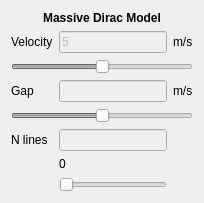
                <widget class="QWidget" name="Tools_Dirac">
                 <layout class="QGridLayout" name="gridLayout">
                  <item row="0" column="0">
                   <layout class="QGridLayout" name="gridLayout_13">
                    <item row="2" column="0" colspan="3">
                     <widget class="QSlider" name="vf1Slider">
                      <property name="enabled">
                       <bool>false</bool>
                      </property>
                      <property name="minimum">
                       <number>-50</number>
                      </property>
                      <property name="maximum">
                       <number>50</number>
                      </property>
                      <property name="orientation">
                       <enum>Qt::Horizontal</enum>
                      </property>
                     </widget>
                    </item>
                    <item row="0" column="0" colspan="3">
                     <widget class="QLabel" name="label_32">
                      <property name="font">
                       <font>
                        <weight>75</weight>
                        <bold>true</bold>
                       </font>
                      </property>
                      <property name="text">
                       <string>Massive Dirac Model</string>
                      </property>
                      <property name="scaledContents">
                       <bool>false</bool>
                      </property>
                      <property name="alignment">
                       <set>Qt::AlignCenter</set>
                      </property>
                     </widget>
                    </item>
                    <item row="6" column="0" colspan="3">
                     <widget class="QSlider" name="horizontalSlider_2">
                      <property name="enabled">
                       <bool>false</bool>
                      </property>
                      <property name="minimum">
                       <number>-50</number>
                      </property>
                      <property name="maximum">
                       <number>50</number>
                      </property>
                      <property name="orientation">
                       <enum>Qt::Horizontal</enum>
                      </property>
                     </widget>
                    </item>
                    <item row="1" column="1">
                     <widget class="QLineEdit" name="lineEdit_vf1">
                      <property name="enabled">
                       <bool>false</bool>
                      </property>
                      <property name="text">
                       <string>5</string>
                      </property>
                     </widget>
                    </item>
                    <item row="1" column="0">
                     <widget class="QLabel" name="label_33">
                      <property name="text">
                       <string>Velocity</string>
                      </property>
                     </widget>
                    </item>
                    <item row="5" column="0">
                     <widget class="QLabel" name="label_34">
                      <property name="text">
                       <string>Gap</string>
                      </property>
                     </widget>
                    </item>
                    <item row="5" column="1">
                     <widget class="QLineEdit" name="lineEdit_d1">
                      <property name="enabled">
                       <bool>false</bool>
                      </property>
                     </widget>
                    </item>
                    <item row="7" column="0">
                     <widget class="QLabel" name="label_35">
                      <property name="text">
                       <string>N lines</string>
                      </property>
                     </widget>
                    </item>
                    <item row="5" column="2">
                     <widget class="QLabel" name="label_36">
                      <property name="text">
                       <string>m/s</string>
                      </property>
                     </widget>
                    </item>
                    <item row="7" column="1">
                     <widget class="QLineEdit" name="lineEdit_n1">
                      <property name="enabled">
                       <bool>false</bool>
                      </property>
                     </widget>
                    </item>
                    <item row="1" column="2">
                     <widget class="QLabel" name="label_37">
                      <property name="text">
                       <string>m/s</string>
                      </property>
                     </widget>
                    </item>
                    <item row="8" column="1">
                     <widget class="QLabel" name="testLabel">
                      <property name="text">
                       <string>0</string>
                      </property>
                     </widget>
                    </item>
                    <item row="9" column="1">
                     <widget class="QSlider" name="testSlider">
                      <property name="orientation">
                       <enum>Qt::Horizontal</enum>
                      </property>
                     </widget>
                    </item>
                   </layout>
                  </item>
                 </layout>
                </widget>
